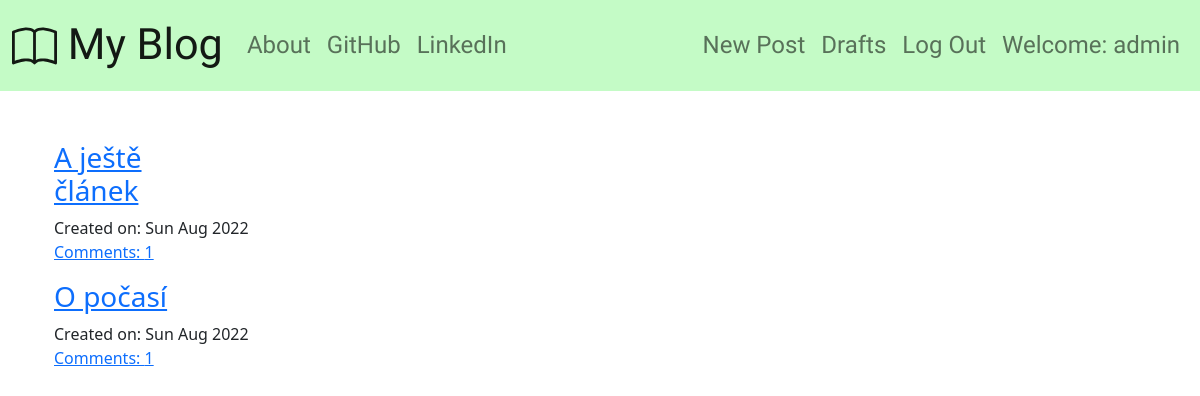
The app's page / (signed in) with its own data.
### blog_app/models.py (models this page shows, shortened)
class Post(models.Model):
    author      = models.ForeignKey('auth.User', on_delete=models.CASCADE)
    title       = models.CharField(max_length = 200)
    text        = models.TextField()
    create_date = models.DateTimeField(default = timezone.now)
    published_date = models.DateTimeField(blank = True, null = True)
    def approved_comments(self):
        return self.comments.filter(approved_comment = True)

### blog_app/views.py (the view)
# urls.py: path('', views.PostListView.as_view(), name = 'post_list'),
class PostListView(ListView):
    model = Post
    def get_queryset(self):
        return Post.objects.filter(published_date__lte = timezone.now()).order_by('-published_date')

### blog_app/templates/blog_app/post_list.html (shortened to what this page needs)
{% extends "blog_app/base.html" %}
{% block content %}
  {% for post in post_list %}
  <div class="container">
    <div class="row">
      <div class="col col-lg-2">
        <a href="{% url 'post_detail' pk=post.pk %}"><h3>{{ post.title }}</h3></a>
      </div>
    </div>
    <div class="row">
      <div class="col">
        Created on: {{post.create_date|date:"D M Y"}}
      </div>
    </div>
    <div class="row">
      <div class="col">
        <a href="{% url 'post_detail' pk=post.pk %}">Comments: {{post.approved_comments.count}}</a>
      </div>
    </div>
    <div class="row">
      <div class="col">
      </div>
    </div>
  </div>
  {% endfor %}
{% endblock %}

### blog_app/templates/blog_app/base.html (shortened to what this page needs)
<!DOCTYPE html>
{% load static %}
<html lang="en" dir="ltr">
  <head>
    <link href="https://cdn.jsdelivr.net/npm/bootstrap@5.2.0/dist/css/bootstrap.min.css" rel="stylesheet">
    <link rel="stylesheet" href="{% static 'css/blog.css' %}">
    <link rel="stylesheet" href="//cdn.jsdelivr.net/npm/medium-editor@latest/dist/css/medium-editor.min.css" type="text/css" media="screen" charset="utf-8">
  </head>
  <body>
    <nav class="navbar navbar-custom navbar-expand-lg techfont">
      <div class="container-fluid">
        <a class="navbar-brand" href="{% url 'post_list' %}">
           My Blog
        </a>
        <div class="collapse navbar-collapse" id="navbarNav">
          <ul class="navbar-nav me-auto">
            <li class="nav-item">
              <a class="nav-link {% if request.resolver_match.url_name == 'about' %}active{% endif %}" aria-current="page" href="{% url 'about' %}">About</a>
            </li>
            <li class="nav-item">
              <a class="nav-link" href="https://github.com/BulanMartin" target="_blank">GitHub</a>
            </li>
            <li class="nav-item">
              <a class="nav-link" href="https://www.linkedin.com/in/martin-bul%C3%A1n-750310a7/" target="_blank">LinkedIn</a>
            </li>
          </ul>
          <ul class="navbar-nav ms-auto">
            {% if user.is_authenticated %}
              <li class="nav-item">
                <a class="nav-link {% if request.resolver_match.url_name == 'post_new' %}active{% endif %}" aria-current="page" href="{% url 'post_new' %}">New Post</a>
              </li>
              <li class="nav-item">
                <a class="nav-link {% if request.resolver_match.url_name == 'post_draft_list' %}active{% endif %}" href="{% url 'post_draft_list' %}">Drafts</a>
              </li>
              <li class="nav-item">
                <a class="nav-link {% if request.resolver_match.url_name == 'logout' %}active{% endif %}" href="{% url 'logout' %}">Log Out</a>
              </li>
              <li class="nav-item">
                <a class="nav-link">Welcome: {{user.username}}</a>
              </li>
            {% else %}
              <li class="nav-item">
                <a class="nav-link {% if request.resolver_match.url_name == 'login' %}active{% endif %}" href="{% url 'login' %}">Login</a>
              </li>
            {% endif %}
          </ul>
        </div>
      </div>
    </nav>
    <div class="content container">
        {% block content %}
        {% endblock %}
    </div>
  </body>
</html>

### blog_app/static/css/blog.css (style rules this page uses)
.navbar-custom { background-color: #C4FBC6; }
.navbar-brand { font-size: 1.8em; }
.content { margin-top: 50px; }
.techfont { font-family: 'Black And White Picture', sans-serif; font-size: 1.5em; margin-bottom: 10px; }

### records on screen
Post: title "A ještě článek", create_date "Sun Aug 2022", approved_comments.count "1"
Post: title "O počasí", create_date "Sun Aug 2022", approved_comments.count "1"

### other values on screen
{{ user.username }} "admin"
